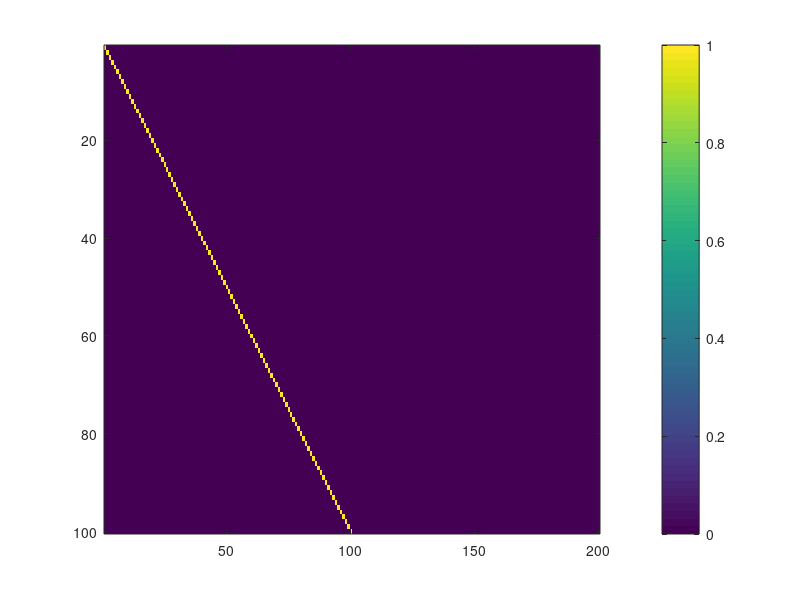
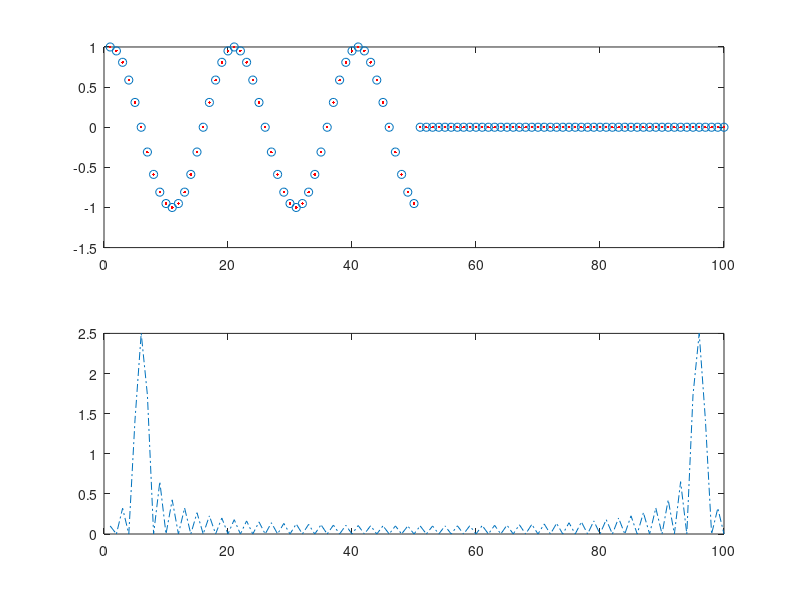

These charts were generated, in order, by the following MATLAB code:
clear all;
close all;
N = 100;
E = eye(N);
j = sqrt(-1);
w0 = 2*pi/N;
%create the basis set pf normalized orthogonal basis vectors
% the norm of exp(j*w0*k*(0:N-1)) is 1/sqrt(N)
for k=0:N-1
    B(:,k+1) = 1/sqrt(N)*exp(j*w0*k*(0:N-1));
end;
% check that the basis set(columns of B) is orthonormal
imagesc([real(B'*B) imag(B'*B)]);
colorbar;
% generate an arbitrary sequence
s = zeros(1,N);
s(1:fix(N/2)) = cos(5*1*w0*(0:fix(N/2)-1));
figure
subplot(2,1,1)
plot(s,'o');
%compute decomposition coefficients
c = B'*s(:);
subplot(2,1,2)
plot(abs(c),'-.')
sh = B*c;
subplot(2,1,1);
hold on;
plot(real(sh),'r.'); % use real part to exclude numerical error
% and not ashow the small values in the imag part
%We can also verify Parseval's relation
s(:)'*s(:)
c(:)'*c(:)

